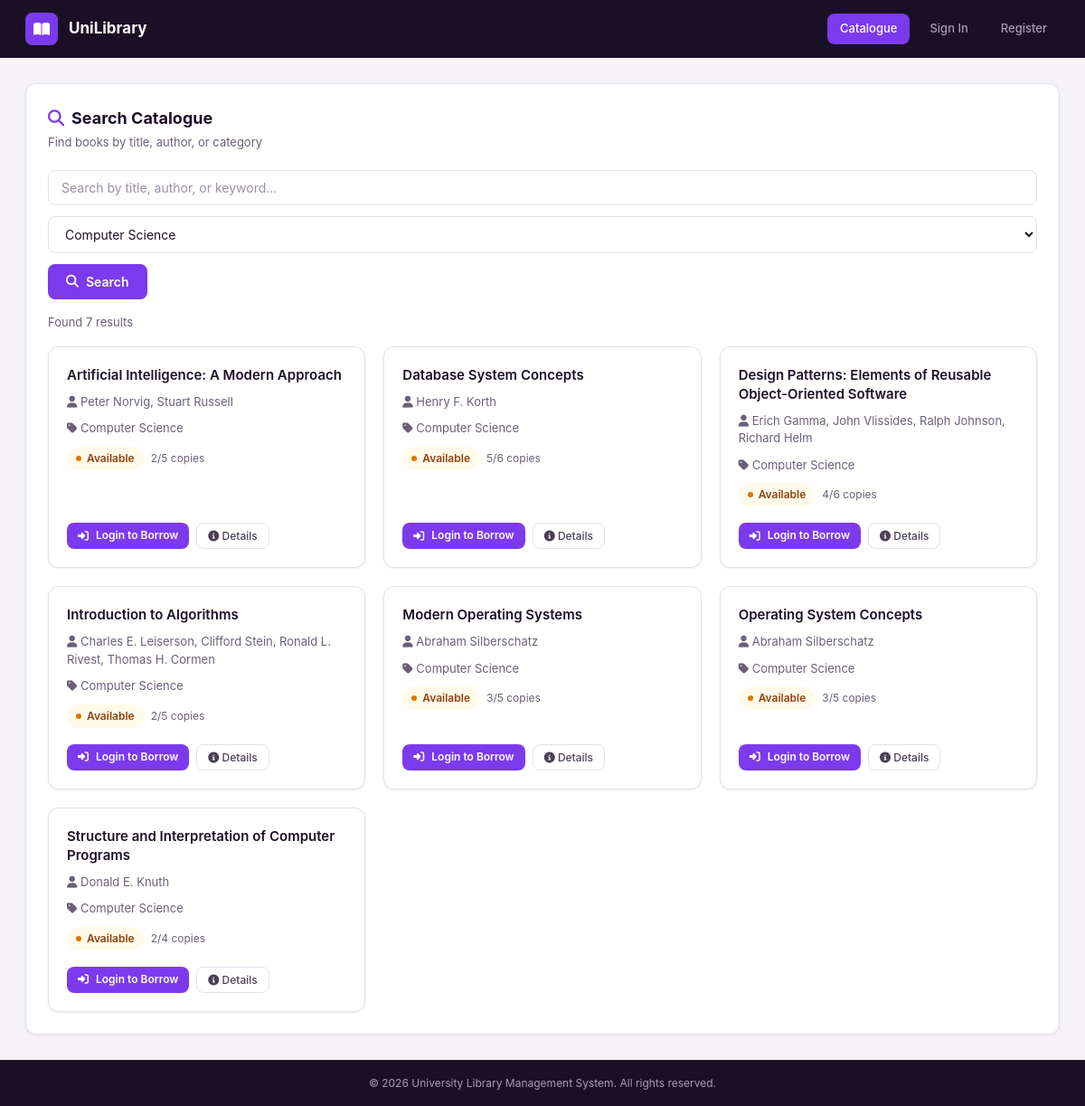
The page /pages/books/search-books.php?category=1 on the database its author committed.
### tables this page shows
CREATE TABLE books (
    book_id INT AUTO_INCREMENT PRIMARY KEY,
    title VARCHAR(200) NOT NULL,
    isbn VARCHAR(30) UNIQUE,
    publisher_id INT,
    publish_year YEAR,
    total_copies INT NOT NULL,
    available_copies INT NOT NULL,
    FOREIGN KEY (publisher_id) REFERENCES publishers(publisher_id)
);

### pages/books/search-books.php (the view, shortened to what this page needs)
<?php
require_once dirname(__DIR__, 2) . '/config/bootstrap.php';
$query = trim($_GET['q'] ?? '');
$category = $_GET['category'] ?? 'all';
$isLoggedIn = !empty($_SESSION['user_id']);
$basePath = '../..';
$categories = $pdo->query('SELECT category_id, category_name FROM categories ORDER BY category_name')->fetchAll();
$sql = 'SELECT b.book_id, b.title, b.available_copies, b.total_copies, GROUP_CONCAT(DISTINCT a.author_name SEPARATOR ", ") AS authors, GROUP_CONCAT(DISTINCT c.category_name SEPARATOR ", ") AS categories FROM books b LEFT JOIN book_authors ba ON b.book_id = ba.book_id LEFT JOIN authors a ON ba.author_id = a.author_id LEFT JOIN book_categories bc ON b.book_id = bc.book_id LEFT JOIN categories c ON bc.category_id = c.category_id WHERE 1=1';
$params = [];
if ($category !== 'all') {
    $sql .= ' AND c.category_id = ?';
    $params[] = $category;
}
$sql .= ' GROUP BY b.book_id ORDER BY (b.available_copies > 0) DESC, b.title';
$statement = $pdo->prepare($sql);
$statement->execute($params);
$books = $statement->fetchAll();
?>
<!doctype html>
<html lang="en">
<head>
  <link rel="stylesheet" href="https://cdnjs.cloudflare.com/ajax/libs/font-awesome/6.5.1/css/all.min.css">
  <link rel="stylesheet" href="<?php echo $basePath; ?>/assets/css/style.css">
</head>
<?php if ($isLoggedIn) { ?>
<body class="app-layout">
  <?php
    if (is_admin()) {
      include dirname(__DIR__, 2) . '/partials/sidebar-admin.php';
    } else {
      include dirname(__DIR__, 2) . '/partials/sidebar-student.php';
    }
  ?>
  <div class="main-content">
    <?php include dirname(__DIR__, 2) . '/partials/topbar.php'; ?>
<?php } else { ?>
<body>
  <nav class="public-topbar">
    <a href="<?php echo $basePath; ?>/index.php" class="pub-brand">
      <div class="pub-logo"><i class="fas fa-book-open"></i></div>
      <span>UniLibrary</span>
    </a>
    <div class="pub-nav">
      <a href="search-books.php" class="active">Catalogue</a>
      <a href="../auth/login.php">Sign In</a>
      <a href="../auth/register.php">Register</a>
    </div>
  </nav>
  <div class="main-content" style="margin-left:0">
<?php } ?>
    <div class="content-area">
      <div class="card">
        <div class="card-header">
          <div>
            <h2><i class="fas fa-search" style="color:var(--primary);margin-right:8px"></i>Search Catalogue</h2>
            <p>Find books by title, author, or category</p>
          </div>
        </div>
        <form class="search-form mb-16" method="get" action="search-books.php">
          <input name="q" type="text" placeholder="Search by title, author, or keyword..." value="<?php echo htmlspecialchars($query); ?>">
          <select name="category">
            <?php foreach ($categories as $cat) { ?>
              <option value="<?php echo (int)$cat['category_id']; ?>" <?php echo (string)$cat['category_id'] === (string)$category ? 'selected' : ''; ?>><?php echo htmlspecialchars($cat['category_name']); ?></option>
            <?php } ?>
          </select>
          <button class="btn btn-primary" type="submit"><i class="fas fa-search"></i> Search</button>
        </form>
        <?php if ($query !== '' || $category !== 'all') { ?>
          <div class="text-sm text-muted mb-16">Found <?php echo count($books); ?> result<?php echo count($books) !== 1 ? 's' : ''; ?></div>
        <?php } ?>
        <div class="book-grid">
          <?php foreach ($books as $book) { ?>
            <?php $available = (int)$book['available_copies'] > 0; ?>
            <div class="card book-card<?php echo !$available ? ' book-card-unavailable' : ''; ?>">
              <div class="book-title"><?php echo htmlspecialchars($book['title']); ?></div>
              <div class="book-meta"><i class="fas fa-user"></i> <?php echo htmlspecialchars($book['authors'] ?? 'Unknown'); ?></div>
              <div class="book-meta"><i class="fas fa-tag"></i> <?php echo htmlspecialchars($book['categories'] ?? 'Uncategorised'); ?></div>
              <div class="flex items-center gap-8">
                <span class="badge <?php echo $available ? 'badge-success' : 'badge-danger'; ?>">
                  <span class="badge-dot"></span>
                  <?php echo $available ? 'Available' : 'Checked Out'; ?>
                </span>
                <span class="text-xs text-muted"><?php echo (int)$book['available_copies']; ?>/<?php echo (int)$book['total_copies']; ?> copies</span>
              </div>
              <div class="book-actions">
                <?php if ($isLoggedIn && !is_admin()) { ?>
                  <?php if ($available) { ?>
                    <form method="post" action="search-books.php?q=<?php echo urlencode($query); ?>&category=<?php echo urlencode((string)$category); ?>">
                      <?php echo csrf_field(); ?>
                      <input type="hidden" name="action" value="borrow">
                      <input type="hidden" name="book_id" value="<?php echo (int)$book['book_id']; ?>">
                      <button class="btn btn-primary btn-sm" type="submit"><i class="fas fa-hand-holding"></i> Borrow</button>
                    </form>
                  <?php } else { ?>
                    <form method="post" action="search-books.php?q=<?php echo urlencode($query); ?>&category=<?php echo urlencode((string)$category); ?>">
                      <?php echo csrf_field(); ?>
                      <input type="hidden" name="action" value="reserve">
                      <input type="hidden" name="book_id" value="<?php echo (int)$book['book_id']; ?>">
                      <button class="btn-ghost btn-sm" type="submit"><i class="fas fa-bookmark"></i> Reserve</button>
                    </form>
                  <?php } ?>
                <?php } elseif (!$isLoggedIn) { ?>
                  <a href="../auth/login.php" class="btn btn-primary btn-sm"><i class="fas fa-sign-in-alt"></i> Login to Borrow</a>
                <?php } ?>
                <button class="btn-ghost btn-sm" onclick="goTo('book-details.php?book_id=<?php echo (int)$book['book_id']; ?>')"><i class="fas fa-info-circle"></i> Details</button>
              </div>
            </div>
          <?php } ?>
        </div>
      </div>
    </div>
    <?php include dirname(__DIR__, 2) . '/partials/footer.php'; ?>
  </div>
</body>
</html>

### rows shown on the page
books: title "Artificial Intelligence: A Modern Approach", authors "Peter Norvig, Stuart Russell", categories "Computer Science", shows "Available", available_copies "2", total_copies "5"
books: title "Database System Concepts", authors "Henry F. Korth", categories "Computer Science", shows "Available", available_copies "5", total_copies "6"
books: title "Design Patterns: Elements of Reusable Object-Oriented Software", authors "Erich Gamma, John Vlissides, Ralph Johnson, Richard Helm", categories "Computer Science", shows "Available", available_copies "4", total_copies "6"
books: title "Introduction to Algorithms", authors "Charles E. Leiserson, Clifford Stein, Ronald L. Rivest, Thomas H. Cormen", categories "Computer Science", shows "Available", available_copies "2", total_copies "5"
books: title "Modern Operating Systems", authors "Abraham Silberschatz", categories "Computer Science", shows "Available", available_copies "3", total_copies "5"
books: title "Operating System Concepts", authors "Abraham Silberschatz", categories "Computer Science", shows "Available", available_copies "3", total_copies "5"
books: title "Structure and Interpretation of Computer Programs", authors "Donald E. Knuth", categories "Computer Science", shows "Available", available_copies "2", total_copies "4"

### other values the page prints
count($books) "7"
form field category "Computer Science"
